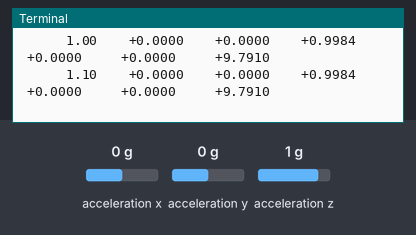
Simulated run of this program. Board: Raspberry Pi (BCM pin numbers). On the bench: the last lines printed to the terminal. The test bench sets the inputs (shaded band); at power-on: acceleration x 0 g, acceleration y 0 g, acceleration z 1 g.

Above: at 1.2 s.
1.3 s: acceleration x set to -1.4 g
At 1.31 s:
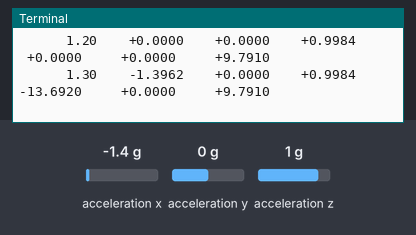
2.9 s: acceleration y set to -1.4 g
At 2.91 s:
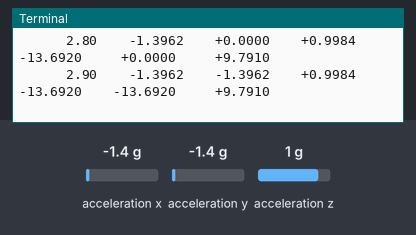
4.5 s: acceleration z set to -1.4 g
At 4.51 s:
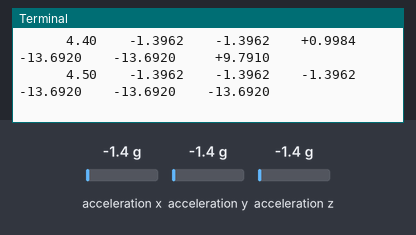

Measured:
- after the input at 1.3 s, the terminal: prints a new line at once (image 1)
- after the input at 2.9 s, the terminal: prints a new line at once (image 2)

The program:

adxl345.py
```python
#!/usr/bin/env python3
"""
ADXL345 Accelerometer Reader for Raspberry Pi 5
Uses I2C via the smbus2 library (no heavy dependencies).

Install dependency:
    pip install smbus2

Hardware wiring (Raspberry Pi 5 — 40-pin header):
    ADXL345 VCC  → Pin 1  (3.3V)       ** Use 3.3V only, NOT 5V **
    ADXL345 GND  → Pin 6  (GND)
    ADXL345 SDA  → Pin 3  (GPIO2 / I2C1 SDA)
    ADXL345 SCL  → Pin 5  (GPIO3 / I2C1 SCL)
    ADXL345 SDO  → GND    (sets I2C address to 0x53)
                or 3.3V   (sets I2C address to 0x1D)
    ADXL345 CS   → 3.3V   (selects I2C mode)

Enable I2C on Raspberry Pi:
    sudo raspi-config → Interface Options → I2C → Enable
    OR add 'dtparam=i2c_arm=on' to /boot/firmware/config.txt and reboot

Verify the sensor is detected:
    sudo i2cdetect -y 1
    (should show 0x53 or 0x1D)
"""

import time
import sys
import struct

try:
    import smbus2
except ImportError:
    sys.exit("smbus2 not found. Install it with:  pip install smbus2")


# ── ADXL345 I2C addresses ────────────────────────────────────────────────────
ADDR_LOW  = 0x53   # SDO pin → GND  (default)
ADDR_HIGH = 0x1D   # SDO pin → 3.3V

# ── ADXL345 Register map ─────────────────────────────────────────────────────
REG_DEVID        = 0x00   # Device ID (should read 0xE5)
REG_BW_RATE      = 0x2C   # Data rate and power mode
REG_POWER_CTL    = 0x2D   # Power-saving features control
REG_DATA_FORMAT  = 0x31   # Data format control
REG_DATAX0       = 0x32   # X-axis data 0 (LSB) — 6 bytes follow for X/Y/Z
REG_INT_ENABLE   = 0x2E   # Interrupt enable control

# ── Configuration values ─────────────────────────────────────────────────────
DEVID_EXPECTED   = 0xE5

# BW_RATE: normal power, 100 Hz output data rate
BW_RATE_100HZ    = 0x0A

# DATA_FORMAT: full resolution, ±16g range, right-justified
DATA_FORMAT_FULL = 0b00001011   # FULL_RES=1, range=11 (±16g)

# POWER_CTL: measurement mode on
POWER_CTL_MEAS   = 0x08

# Scale factor in full-resolution mode: 3.9 mg/LSB for all ranges
SCALE_MG_PER_LSB = 3.9e-3   # g per raw LSB
GRAVITY_MS2      = 9.80665   # m/s² per g


class ADXL345:
    """Driver for the ADXL345 3-axis accelerometer over I2C."""

    def __init__(self, bus: int = 1, address: int = ADDR_LOW):
        """
        Args:
            bus:     I2C bus number (1 for all modern Raspberry Pi models)
            address: I2C address — ADDR_LOW (0x53) or ADDR_HIGH (0x1D)
        """
        self.bus     = smbus2.SMBus(bus)
        self.address = address
        self._init_device()

    def _write(self, register: int, value: int) -> None:
        self.bus.write_byte_data(self.address, register, value)

    def _read_byte(self, register: int) -> int:
        return self.bus.read_byte_data(self.address, register)

    def _read_block(self, register: int, length: int) -> bytes:
        # Use read_i2c_block_data for a burst read (faster, atomic)
        return bytes(self.bus.read_i2c_block_data(self.address, register, length))

    def _init_device(self) -> None:
        """Verify device ID, then configure data rate, format, and power."""
        dev_id = self._read_byte(REG_DEVID)
        if dev_id != DEVID_EXPECTED:
            raise RuntimeError(
                f"ADXL345 not found at 0x{self.address:02X}. "
                f"Got device ID 0x{dev_id:02X}, expected 0x{DEVID_EXPECTED:02X}. "
                "Check wiring and I2C address."
            )

        self._write(REG_BW_RATE,     BW_RATE_100HZ)
        self._write(REG_DATA_FORMAT, DATA_FORMAT_FULL)
        self._write(REG_INT_ENABLE,  0x00)           # disable interrupts
        self._write(REG_POWER_CTL,   POWER_CTL_MEAS) # start measuring

    def read_raw(self) -> tuple[int, int, int]:
        """
        Read raw 16-bit signed integers for X, Y, Z axes.
        Returns: (x_raw, y_raw, z_raw)
        """
        data = self._read_block(REG_DATAX0, 6)
        # Six bytes: X_L, X_H, Y_L, Y_H, Z_L, Z_H — little-endian signed 16-bit
        x, y, z = struct.unpack_from("<3h", data)
        return x, y, z

    def read_g(self) -> tuple[float, float, float]:
        """
        Read acceleration in g (gravitational units).
        Returns: (ax_g, ay_g, az_g)
        """
        x, y, z = self.read_raw()
        return (
            x * SCALE_MG_PER_LSB,
            y * SCALE_MG_PER_LSB,
            z * SCALE_MG_PER_LSB,
        )

    def read_ms2(self) -> tuple[float, float, float]:
        """
        Read acceleration in m/s².
        Returns: (ax, ay, az) in m/s²
        """
        ax, ay, az = self.read_g()
        return ax * GRAVITY_MS2, ay * GRAVITY_MS2, az * GRAVITY_MS2

    def close(self) -> None:
        """Release the I2C bus."""
        self.bus.close()

    def __enter__(self):
        return self

    def __exit__(self, *args):
        self.close()


def print_header() -> None:
    print(f"{'Time (s)':>10}  {'X (g)':>9}  {'Y (g)':>9}  {'Z (g)':>9}  "
          f"{'X (m/s²)':>10}  {'Y (m/s²)':>10}  {'Z (m/s²)':>10}")
    print("-" * 85)


def main():
    # ── Configuration ─────────────────────────────────────────────────────────
    I2C_BUS      = 1          # I2C bus (always 1 on RPi)
    I2C_ADDRESS  = ADDR_HIGH   # Change to ADDR_HIGH if SDO is tied to 3.3V
    SAMPLE_RATE  = 10         # Readings per second
    # ─────────────────────────────────────────────────────────────────────────

    interval = 1.0 / SAMPLE_RATE

    print("ADXL345 Accelerometer — Raspberry Pi 5")
    print(f"I2C bus {I2C_BUS}, address 0x{I2C_ADDRESS:02X}, {SAMPLE_RATE} Hz\n")

    try:
        with ADXL345(bus=I2C_BUS, address=I2C_ADDRESS) as sensor:
            print_header()
            t0 = time.monotonic()

            while True:
                loop_start = time.monotonic()

                ax_g,  ay_g,  az_g  = sensor.read_g()
                ax_ms, ay_ms, az_ms = (v * GRAVITY_MS2 for v in (ax_g, ay_g, az_g))
                elapsed = loop_start - t0

                print(
                    f"{elapsed:>10.2f}  "
                    f"{ax_g:>+9.4f}  {ay_g:>+9.4f}  {az_g:>+9.4f}  "
                    f"{ax_ms:>+10.4f}  {ay_ms:>+10.4f}  {az_ms:>+10.4f}"
                )

                # Precise sleep to maintain sample rate
                elapsed_loop = time.monotonic() - loop_start
                sleep_time = interval - elapsed_loop
                if sleep_time > 0:
                    time.sleep(sleep_time)

    except KeyboardInterrupt:
        print("\nStopped.")
    except RuntimeError as e:
        print(f"\nError: {e}")
        sys.exit(1)
    except PermissionError:
        print("\nPermission denied opening I2C bus.")
        print("Add your user to the i2c group:  sudo usermod -aG i2c $USER")
        print("Then log out and back in.")
        sys.exit(1)


if __name__ == "__main__":
    main()
```
